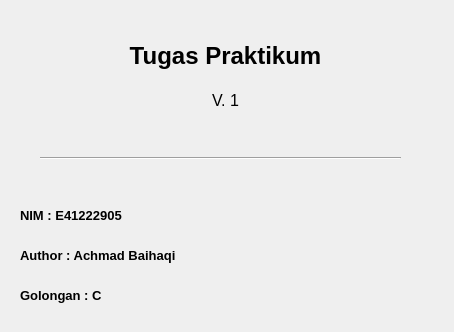
<?xml version="1.0" encoding="UTF-8"?>
<ui version="4.0">
 <class>Dialog</class>
 <widget class="QDialog" name="Dialog">
  <property name="geometry">
   <rect>
    <x>0</x>
    <y>0</y>
    <width>454</width>
    <height>332</height>
   </rect>
  </property>
  <property name="windowTitle">
   <string>Dialog</string>
  </property>
  <widget class="QLabel" name="label">
   <property name="geometry">
    <rect>
     <x>0</x>
     <y>30</y>
     <width>451</width>
     <height>51</height>
    </rect>
   </property>
   <property name="font">
    <font>
     <pointsize>18</pointsize>
     <weight>75</weight>
     <bold>true</bold>
    </font>
   </property>
   <property name="text">
    <string>Tugas Praktikum</string>
   </property>
   <property name="alignment">
    <set>Qt::AlignCenter</set>
   </property>
  </widget>
  <widget class="QLabel" name="label_2">
   <property name="geometry">
    <rect>
     <x>20</x>
     <y>200</y>
     <width>281</width>
     <height>31</height>
    </rect>
   </property>
   <property name="font">
    <font>
     <pointsize>10</pointsize>
     <weight>75</weight>
     <bold>true</bold>
    </font>
   </property>
   <property name="text">
    <string>NIM : E41222905</string>
   </property>
  </widget>
  <widget class="QLabel" name="label_3">
   <property name="geometry">
    <rect>
     <x>0</x>
     <y>90</y>
     <width>451</width>
     <height>20</height>
    </rect>
   </property>
   <property name="font">
    <font>
     <pointsize>12</pointsize>
    </font>
   </property>
   <property name="text">
    <string>V. 1</string>
   </property>
   <property name="alignment">
    <set>Qt::AlignCenter</set>
   </property>
  </widget>
  <widget class="QLabel" name="label_4">
   <property name="geometry">
    <rect>
     <x>20</x>
     <y>240</y>
     <width>281</width>
     <height>31</height>
    </rect>
   </property>
   <property name="font">
    <font>
     <pointsize>10</pointsize>
     <weight>75</weight>
     <bold>true</bold>
    </font>
   </property>
   <property name="text">
    <string>Author : Achmad Baihaqi</string>
   </property>
  </widget>
  <widget class="Line" name="line">
   <property name="geometry">
    <rect>
     <x>40</x>
     <y>150</y>
     <width>361</width>
     <height>16</height>
    </rect>
   </property>
   <property name="font">
    <font>
     <pointsize>15</pointsize>
     <weight>75</weight>
     <bold>true</bold>
    </font>
   </property>
   <property name="orientation">
    <enum>Qt::Horizontal</enum>
   </property>
  </widget>
  <widget class="QLabel" name="label_5">
   <property name="geometry">
    <rect>
     <x>20</x>
     <y>280</y>
     <width>281</width>
     <height>31</height>
    </rect>
   </property>
   <property name="font">
    <font>
     <pointsize>10</pointsize>
     <weight>75</weight>
     <bold>true</bold>
    </font>
   </property>
   <property name="text">
    <string>Golongan : C</string>
   </property>
  </widget>
 </widget>
 <resources/>
 <connections/>
</ui>
